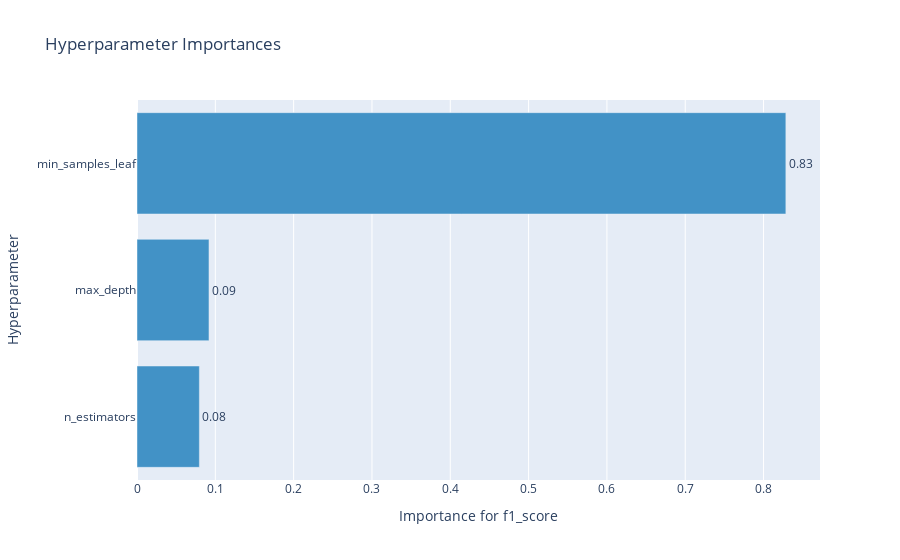

Notebook code for this chart:
### Code cell
optuna.visualization.plot_param_importances(study02, target_name="f1_score")

### Figure 1 — Plotly figure (JSON) as saved in the notebook; plotly's stock layout.template omitted (floating-point values rounded to 4 significant figures)
{"data": [{"cliponaxis": false, "hovertemplate": ["n_estimators (IntDistribution): 0.07963303627257771<extra></extra>", "max_depth (IntDistribution): 0.09190973573597408<extra></extra>", "min_samples_leaf (IntDistribution): 0.8284572279914483<extra></extra>"], "marker": {"color": "rgb(66,146,198)"}, "orientation": "h", "text": ["0.08", "0.09", "0.83"], "textposition": "outside", "type": "bar", "x": [0.07963, 0.09191, 0.8285], "y": ["n_estimators", "max_depth", "min_samples_leaf"]}], "layout": {"showlegend": false, "title": {"text": "Hyperparameter Importances"}, "xaxis": {"title": {"text": "Importance for f1_score"}}, "yaxis": {"title": {"text": "Hyperparameter"}}}}
